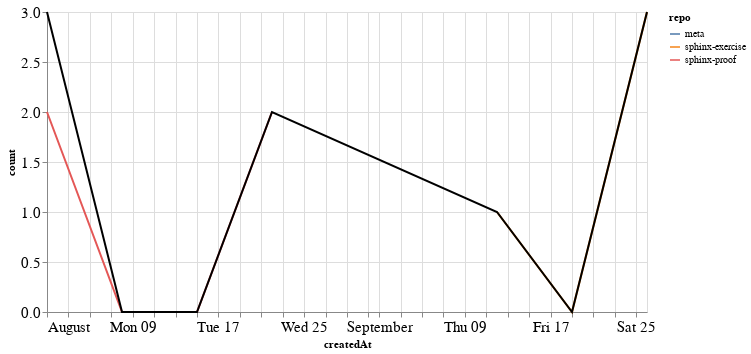

Notebook code cell kept with this figure:
### Markdown cell above
### Comments

### Code cell
comments_time = comments.groupby('repo').resample('W', on='createdAt').count()['author'].reset_index()
comments_time = comments_time.rename(columns={'author': 'count'})
comments_time_total = comments_time.groupby('createdAt').agg({"count": "sum"}).reset_index()
ch1 = alt.Chart(comments_time, width=600).mark_line().encode(
    x='createdAt',
    y='count',
    color='repo',
    tooltip="repo"
)

ch2 = alt.Chart(comments_time_total, width=600).mark_line(color="black").encode(
    x='createdAt',
    y='count',
)

ch1 + ch2

### Figure 1 — Vega-Lite specification as saved in the notebook (floating-point values rounded to 4 significant figures)
{"config": {"axisLeft": {"labelFontSize": 15}, "axisBottom": {"labelFontSize": 15}}, "layer": [{"data": {"name": "data-285dea62310d21381d355c23c6afd36d"}, "mark": "line", "encoding": {"color": {"type": "nominal", "field": "repo"}, "tooltip": {"type": "nominal", "field": "repo"}, "x": {"type": "temporal", "field": "createdAt"}, "y": {"type": "quantitative", "field": "count"}}, "width": 600}, {"data": {"name": "data-e7e0d570f5e6fdacb75773847e517e52"}, "mark": {"type": "line", "color": "black"}, "encoding": {"x": {"type": "temporal", "field": "createdAt"}, "y": {"type": "quantitative", "field": "count"}}, "width": 600}], "$schema": "https://vega.github.io/schema/vega-lite/v4.8.1.json", "datasets": {"data-285dea62310d21381d355c23c6afd36d": [{"repo": "meta", "createdAt": "2021-08-01T00:00:00", "count": 1}, {"repo": "sphinx-exercise", "createdAt": "2021-09-12T00:00:00", "count": 1}, {"repo": "sphinx-exercise", "createdAt": "2021-09-19T00:00:00", "count": 0}, {"repo": "sphinx-exercise", "createdAt": "2021-09-26T00:00:00", "count": 3}, {"repo": "sphinx-proof", "createdAt": "2021-08-01T00:00:00", "count": 2}, {"repo": "sphinx-proof", "createdAt": "2021-08-08T00:00:00", "count": 0}, {"repo": "sphinx-proof", "createdAt": "2021-08-15T00:00:00", "count": 0}, {"repo": "sphinx-proof", "createdAt": "2021-08-22T00:00:00", "count": 2}], "data-e7e0d570f5e6fdacb75773847e517e52": [{"createdAt": "2021-08-01T00:00:00", "count": 3}, {"createdAt": "2021-08-08T00:00:00", "count": 0}, {"createdAt": "2021-08-15T00:00:00", "count": 0}, {"createdAt": "2021-08-22T00:00:00", "count": 2}, {"createdAt": "2021-09-12T00:00:00", "count": 1}, {"createdAt": "2021-09-19T00:00:00", "count": 0}, {"createdAt": "2021-09-26T00:00:00", "count": 3}]}}
